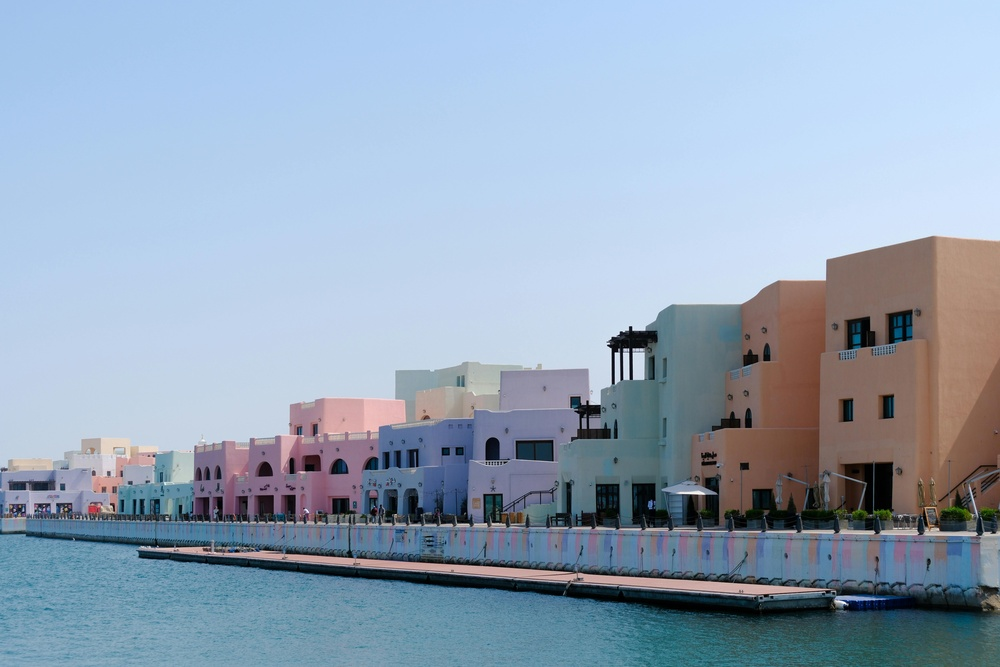
#> input picture Third/image4.jpg, 1000 x 667 px, shrunk from 7728 x 5152 before the run
$ python third.py
#> lines starting #> are read from the running program, lines starting #| are printed output that depends on the picture
import cv2
import numpy as np
from scipy import stats
from skimage.measure import shannon_entropy  # For entropy
import matplotlib.pyplot as plt

# Load grayscale image
img = cv2.imread('image4.jpg', cv2.IMREAD_GRAYSCALE)
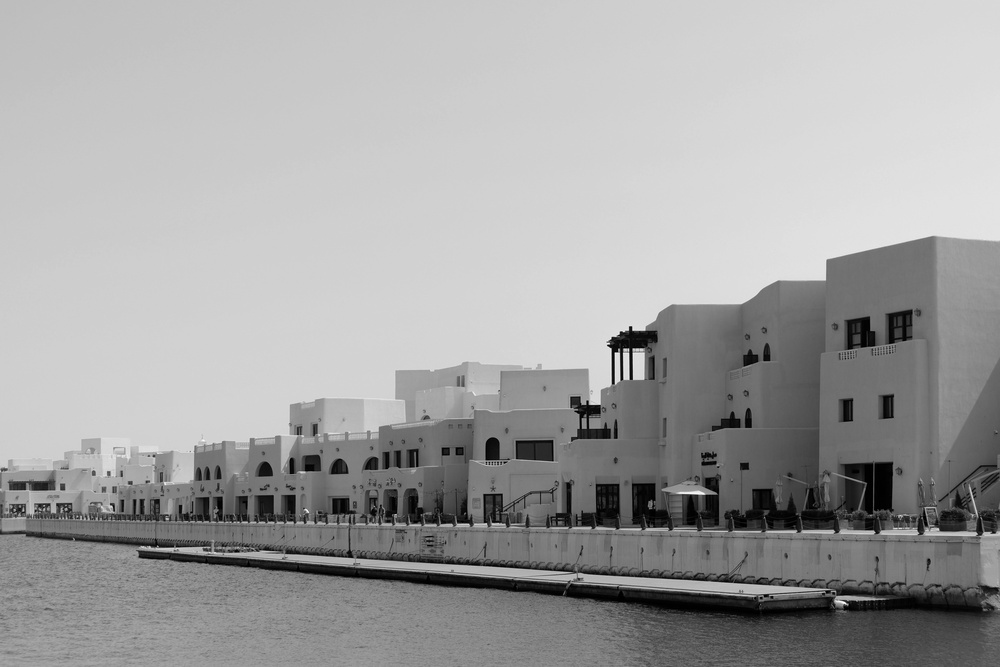
#> img: shape (667, 1000); min 0, max 255, mean 162.1

if img is None:
    print(" Failed to load image. Check the file path.")
    exit()

# Flatten image to 1D for statistical calculations
flat = img.flatten()

# Statistical Measures
mean = np.mean(flat)
#> mean = 162.1
median = np.median(flat)
#> median = 198
mode = stats.mode(flat, keepdims=True).mode[0]
#> mode = 207
std_dev = np.std(flat)
#> std_dev = 58.03
entropy = shannon_entropy(img)
#> entropy = 6.94

# Print Results
print("Image Statistical Analysis")
print(f"Mean: {mean:.2f}")
#| Mean: 162.15
print(f"Median: {median}")
#| Median: 198.0
print(f"Mode: {mode}")
#| Mode: 207
print(f"Standard Deviation: {std_dev:.2f}")
#| Standard Deviation: 58.03
print(f"Entropy: {entropy:.4f}")
#| Entropy: 6.9407

# Optional: Show the image
plt.imshow(img, cmap='gray')
plt.title("Grayscale Image")
plt.axis('off')
plt.show()

$ run again, with Third/image1.jpg copied over Third/image4.jpg
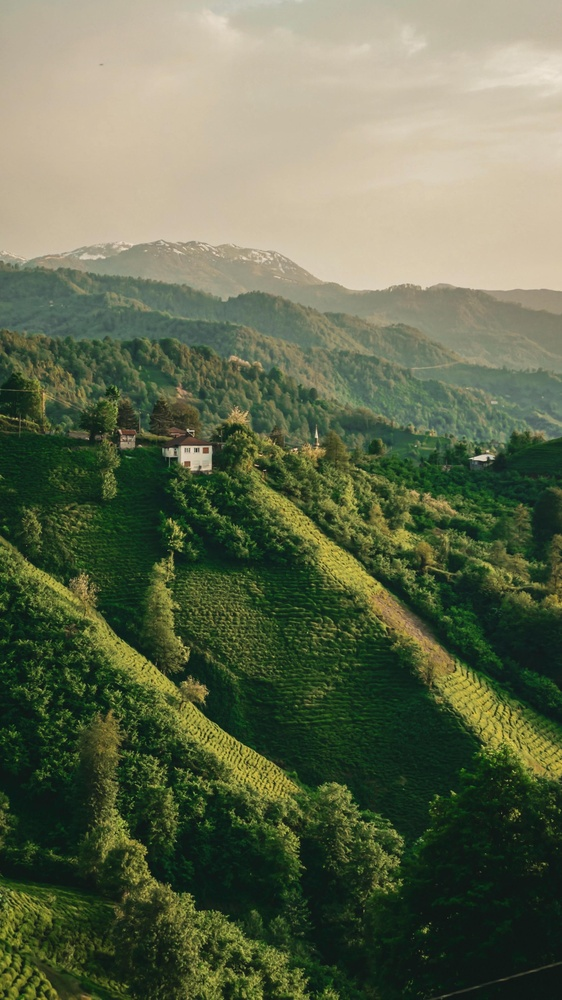
#> input picture Third/image1.jpg, 562 x 1000 px, shrunk from 2268 x 4032 before the run
#> `img = cv2.imread('image4.jpg', cv2.IMREAD_GRAYSCALE)`:
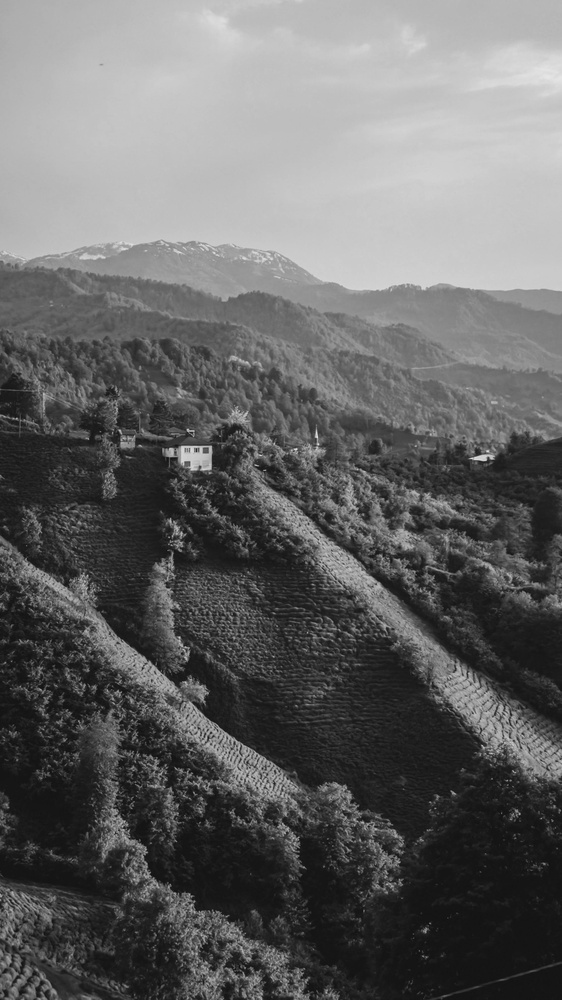
#> img: shape (1000, 562); min 11, max 230, mean 101.4
#> mean = 101.4
#> median = 87
#> std_dev = 66.56
#> entropy = 7.21
#| Mean: 101.36
#| Median: 87.0
#| Mode: 21
#| Standard Deviation: 66.56
#| Entropy: 7.2077
